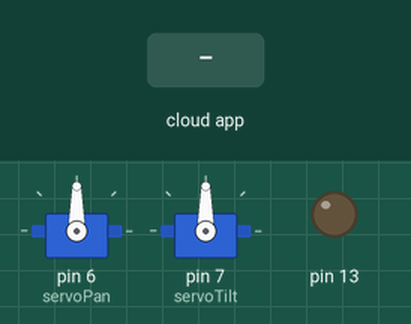
This sketch was run on a simulated Arduino Uno, built with avr-gcc and run on an emulated ATmega328P. On the bench: 2 × servo, output pins drawn as LEDs (lit = HIGH). The test bench sets the inputs (shaded band). The ROS host is connected and sends only what is stated.

Above: at 1.2 s.
1.3 s: the phone or cloud app sets shift_x to 45
At 2.5 s:
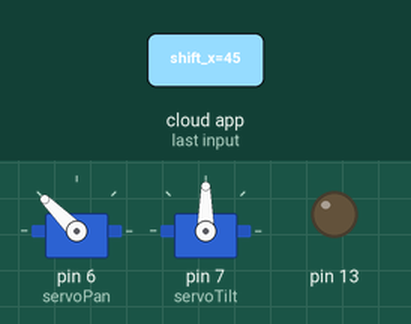
2.8 s: the phone or cloud app sets shift_y to 45
At 3.6 s:
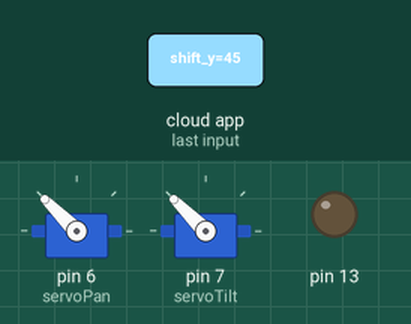
4.3 s: the phone or cloud app sets shift_x to 90
At 4.7 s:
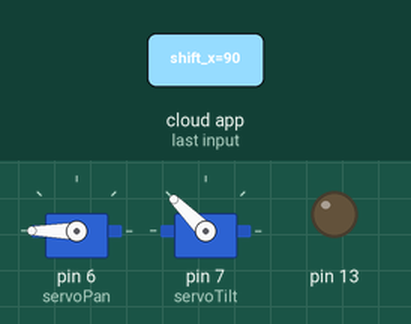
5.8 s: the phone or cloud app sets shift_y to 90
At 7.1 s:
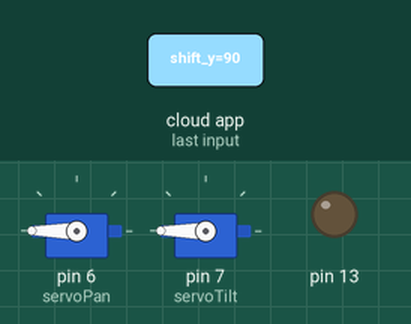
Timing chart, 0 to 8.3 s (numbered marks = the images above; inputs shaded):
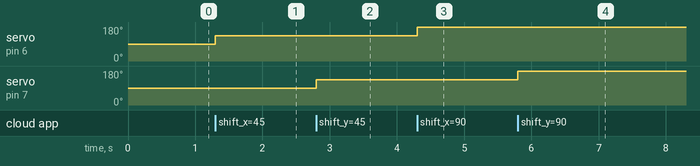

Measured:
- after the input at 1.3 s, servo on pin 6 (servoPan): 90° → 135° at once
- after the input at 2.8 s, servo on pin 7 (servoTilt): 90° → 135° at once
- after the input at 4.3 s, servo on pin 6 (servoPan): 135° → 180° at once
- after the input at 5.8 s, servo on pin 7 (servoTilt): 135° → 180° at once

The sketch:

servo_ros.ino
```cpp
   #if defined(ARDUINO) && ARDUINO >= 100
     #include "Arduino.h"
   #else
     #include <WProgram.h>
   #endif

   #include <Servo.h>
   #include <ros.h>
   #include <std_msgs/Int32.h>

   ros::NodeHandle  nh;
   int angle_x; //variable to store the pan angle
   int angle_y; //variable to store the tilt order
   Servo servoPan, servoTilt; //variable to change the angles of the motors

   void servoPan_cb(const std_msgs::Int32& cmd_msg){
  //cmd_msg contains the step we predefined to change the angle of the servos

     angle_x = servoPan.read();
     servoPan.write(angle_x + cmd_msg.data); //set servo angle, should be from 0-180
   }

   void servoTilt_cb( const std_msgs::Int32& cmd_msg){
     angle_y = servoTilt.read();
     servoTilt.write(angle_y + cmd_msg.data); //set servo angle, should be from 0-90
   }


   ros::Subscriber<std_msgs::Int32> subP("/shift_x", servoPan_cb); //subscriber to Vision node, offset of object in x
   ros::Subscriber<std_msgs::Int32> subT("/shift_y", servoTilt_cb); //subscriber to Vision node, offset of object in y
   void setup(){
     pinMode(13, OUTPUT);

     Serial.begin(9600);

     nh.initNode();
     nh.subscribe(subP);
     nh.subscribe(subT);

     servoPan.attach(6); //attach it to pin 6
     servoTilt.attach(7); //attach it to pin 7
   }

   void loop(){

     nh.spinOnce();
     delay(1);
   }
```
